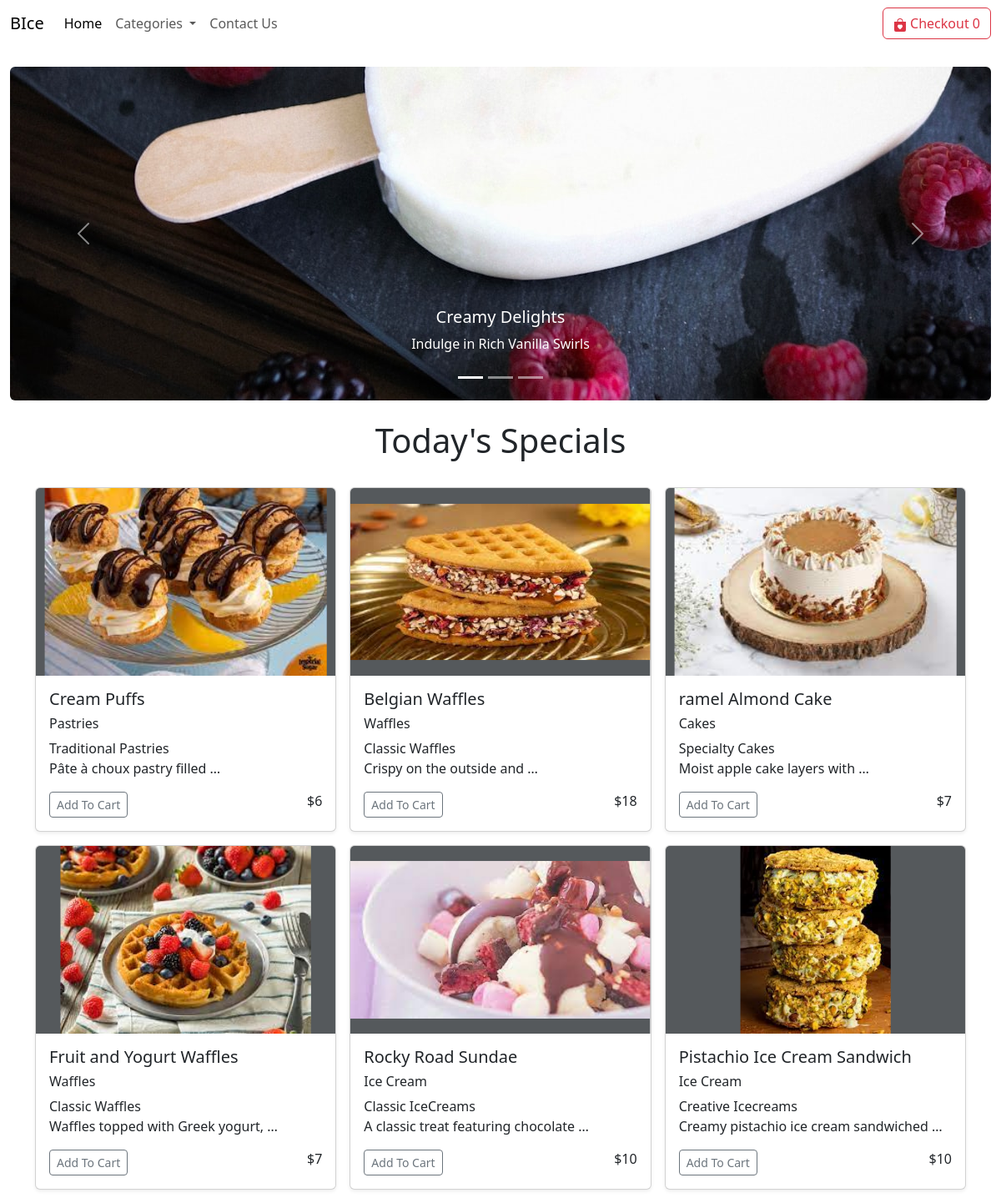
The page / on the database its author committed.
### app/models.py (models this page shows, shortened)
class Product(models.Model):
    name = models.CharField(max_length=127)
    price = models.IntegerField(default=0)
    category = models.CharField(max_length=255,default="")
    subcategory = models.CharField(max_length=255,default="")
    description = models.CharField(max_length=250, default='', blank=True, null=True)
    image = models.ImageField(upload_to='products/images')

### app/views.py (the view)
# urls.py: path('',views.index,name='home'),
def index(request):
    random_products = products(request)
    if random_products is None:
        random_products = get_random_products()
    params = {'products': random_products}
    return render(request, 'index.html', params)

### app/views.py (called while the page is built)
def should_refresh_products():
    global last_refresh_time
    if last_refresh_time is None:
        last_refresh_time = datetime.now()
        return True
    time_difference = datetime.now() - last_refresh_time
    if time_difference.total_seconds() >= 86400:
        last_refresh_time = datetime.now()
        return True
    return False

def get_random_products():
    all_products = Product.objects.all()
    num_products_to_display = 6
    random_products = random.sample(list(all_products), num_products_to_display)
    return random_products

def products(request):
    if should_refresh_products():
        random_products = get_random_products()
    else:
        random_products = None
    return random_products

### templates/index.html (shortened to what this page needs)
{% extends "base.html" %}
{% block body %}
<div class="container-fluid my-4">
    <div id="carouselExampleCaptions" class="carousel slide carousel-container">
        <div class="carousel-indicators">
            <button type="button" data-bs-target="#carouselExampleCaptions" data-bs-slide-to="0" class="active" aria-current="true" aria-label="Slide 1"></button>
            <button type="button" data-bs-target="#carouselExampleCaptions" data-bs-slide-to="1" aria-label="Slide 2"></button>
            <button type="button" data-bs-target="#carouselExampleCaptions" data-bs-slide-to="2" aria-label="Slide 3"></button>
        </div>
        <div class="carousel-inner rounded">
            <div class="carousel-item active carousel-slide">
                <img src="static\images\carousel_1.jpg" class="d-block w-100" alt="...">
                <div class="carousel-caption d-none d-md-block">
                    <h5>Creamy Delights</h5>
                    <p>Indulge in Rich Vanilla Swirls</p>
                </div>
            </div>
        </div>
        <button class="carousel-control-prev" type="button" data-bs-target="#carouselExampleCaptions" data-bs-slide="prev">
            <span class="carousel-control-prev-icon" aria-hidden="true"></span>
        </button>
        <button class="carousel-control-next" type="button" data-bs-target="#carouselExampleCaptions" data-bs-slide="next">
            <span class="carousel-control-next-icon" aria-hidden="true"></span>
        </button>
    </div>
</div>
{% load static %}
<div class="container">
    <h1 class="text-center ">Today's Specials</h1>
    <div class="row row-cols-1 row-cols-sm-2 row-cols-md-3 g-3 my-3">
        {% for product in products %}
        <div class="col">
            <div class="card shadow-sm">
                <svg class="bd-placeholder-img card-img-top" width="100%" height="225" xmlns="http://www.w3.org/2000/svg" role="img" aria-label="Placeholder: Thumbnail" preserveAspectRatio="xMidYMid slice" focusable="false">
                    <title>Product Image 1</title>
                    <rect width="100%" height="100%" fill="#55595c"></rect>
                    <image xlink:href="/media/{{product.image}} " width="100%" height="100%" />
                </svg>
                <div class="card-body">
                  <h5>{{ product.name }}</h5>
                  <h6>{{ product.category }}</h6>
                  <h7>{{ product.subcategory}}</h7>
                    <p class="card-text">{{ product.description|truncatewords:5}}</p>
                    <div class="d-flex justify-content-between align-items-center">
                        <div class="btn-group">
                            <button id="{{product.name}}" type="button" class="btn btn-sm btn-outline-secondary cart">Add To Cart</button>
                        </div>
                        <h6 class="text-xl-end">${{product.price}}</h6>
                    </div>
                </div>
            </div>
        </div>
        {% endfor %}
{% endblock body %}

### templates/base.html (shortened to what this page needs)
<!doctype html>
<html lang="en">
  <head>
    <link href="https://cdn.jsdelivr.net/npm/bootstrap@5.3.3/dist/css/bootstrap.min.css" rel="stylesheet">
  </head>
  <body>
    <nav class="navbar navbar-expand-lg bg-grey ">
        <div class="container-fluid">
          <a class="navbar-brand" href="/">BIce</a>
          <div class="collapse navbar-collapse" id="navbarSupportedContent">
            <ul class="navbar-nav me-auto mb-2 mb-lg-0">
              <li class="nav-item">
                <a class="nav-link active" aria-current="page" href="/">Home</a>
              </li>
              <li class="nav-item dropdown">
                <a class="nav-link dropdown-toggle" href="/services" role="button" data-bs-toggle="dropdown" aria-expanded="false">
                  Categories
                </a>
              </li>
              <li class="nav-item">
                <a class="nav-link" href="/contact">Contact Us</a>
              </li>
            </ul>
            <a href="/cart"><button type="button" class="btn btn-outline-danger">
Checkout        <span id = "cart">0</span>      </button></a>
          </div>
        </div>
      </nav>
{% block body %}
{% endblock body %}
    </body>
</html>

### templates/index.html (style rules this page uses)
.carousel-container { width: 100%; max-width: 1200px; margin: 0 auto; }
.carousel-slide { height: 400px; }
.carousel-slide img { object-fit: cover; height: 100%; }

### rows shown on the page
Product: name "Cream Puffs", category "Pastries", subcategory "Traditional Pastries", description "Pâte à choux pastry filled …", price "6"
Product: name "Belgian Waffles", category "Waffles", subcategory "Classic Waffles", description "Crispy on the outside and …", price "18"
Product: name "ramel Almond Cake", category "Cakes", subcategory "Specialty Cakes", description "Moist apple cake layers with …", price "7"
Product: name "Fruit and Yogurt Waffles", category "Waffles", subcategory "Classic Waffles", description "Waffles topped with Greek yogurt, …", price "7"
Product: name "Rocky Road Sundae", category "Ice Cream", subcategory "Classic IceCreams", description "A classic treat featuring chocolate …", price "10"
Product: name "Pistachio Ice Cream Sandwich", category "Ice Cream", subcategory "Creative Icecreams", description "Creamy pistachio ice cream sandwiched …", price "10"
